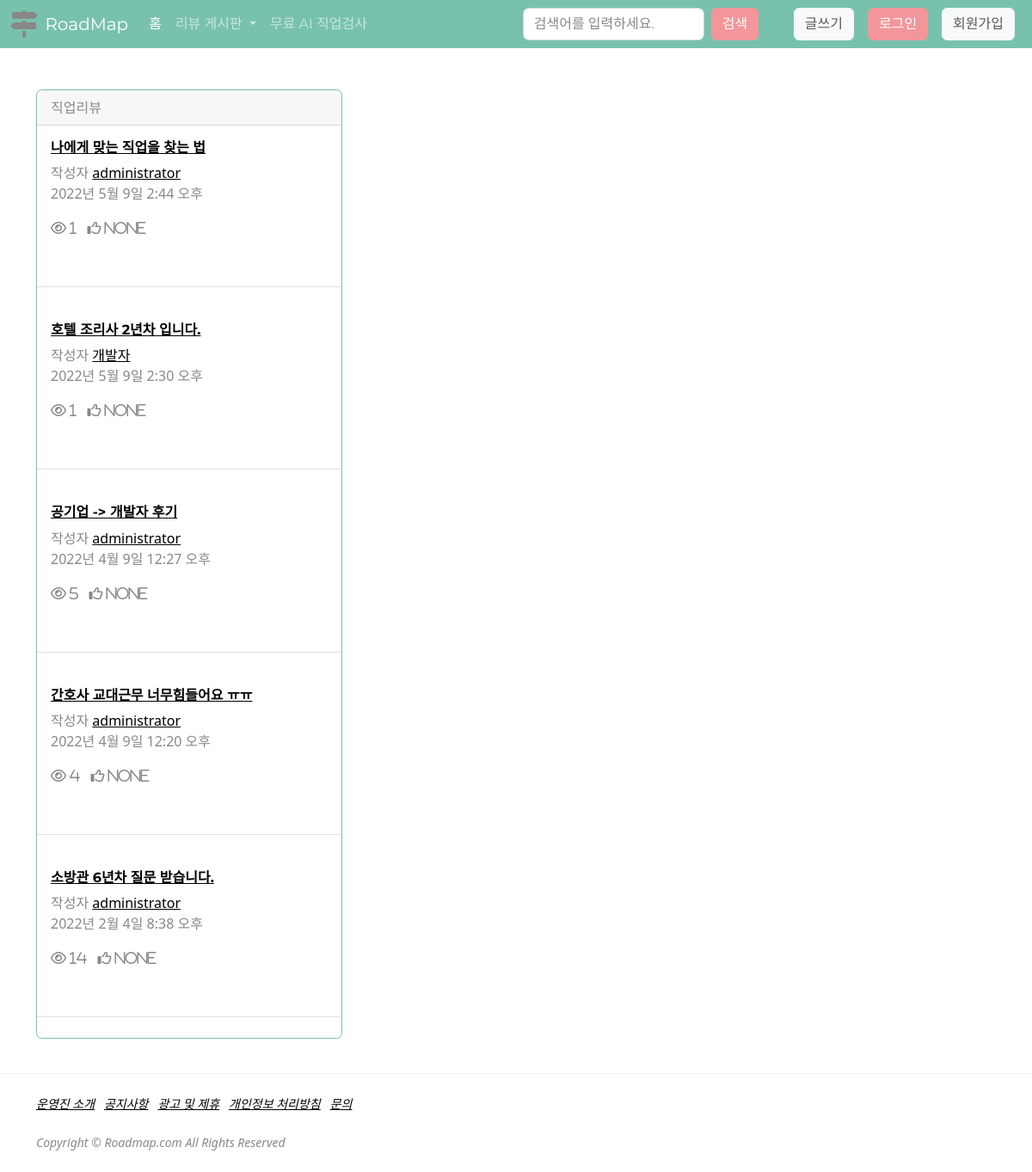
Page /board/job/ on the earlier database version.
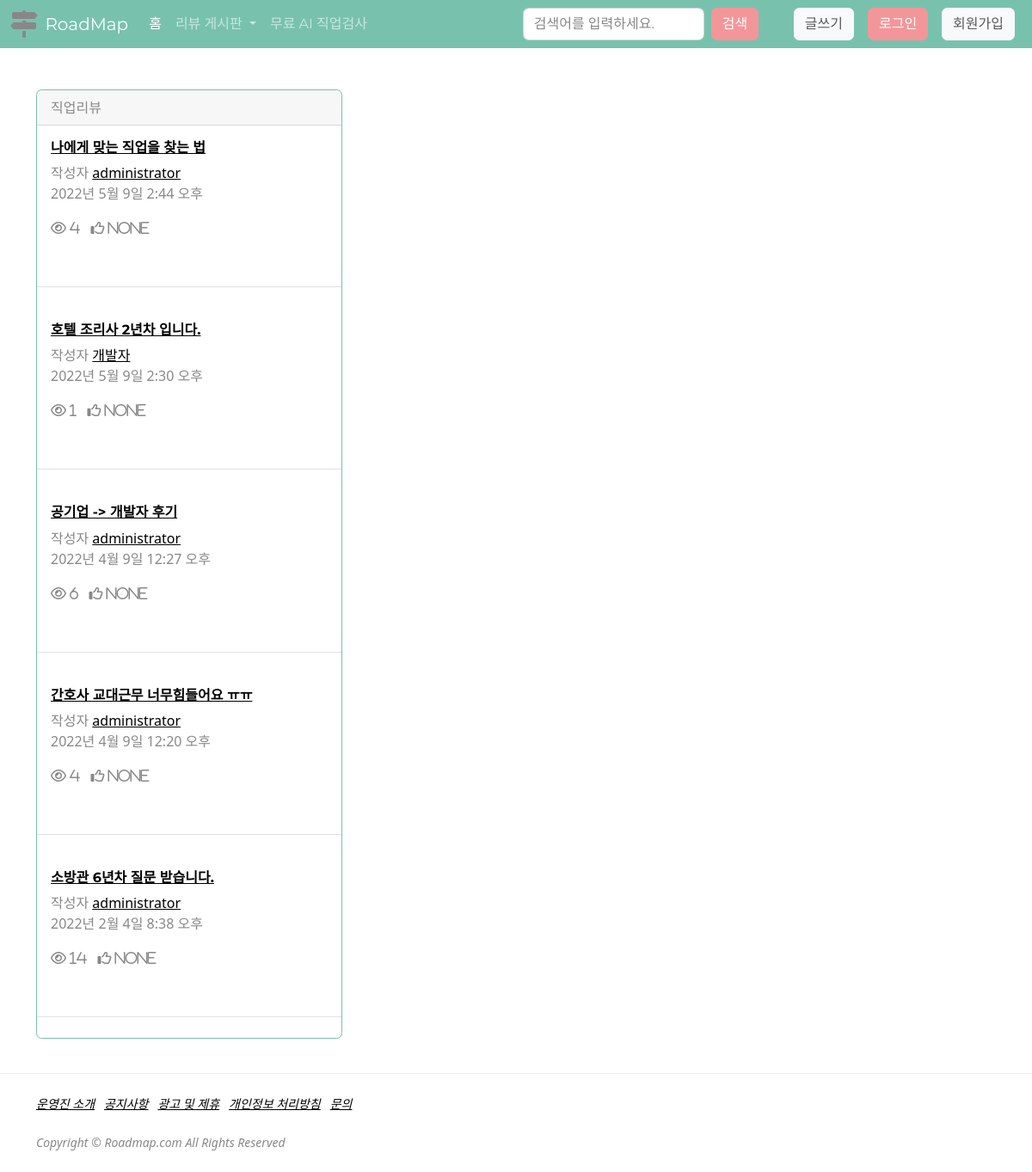
Same page on the later database version.
### board/models.py (models this page shows, shortened)
class Post(models.Model):
    title = models.CharField(max_length=200, verbose_name="제목")
    contents = models.TextField(verbose_name="내용")
    writer = models.ForeignKey(
        'user.BoardMember', on_delete=models.CASCADE, null=True, verbose_name="작성자")
    created_at = models.DateTimeField(
        auto_now_add=True, null=True, verbose_name="작성일")
    updated_at = models.DateTimeField(
        auto_now=True, null=True, verbose_name="최종수정일")
    view_count = models.PositiveIntegerField(default=0, verbose_name="조회수")
    like_count = models.IntegerField(null=True, verbose_name="좋아요수")
    name_choices = (('직업리뷰', '직업리뷰'), ('학과리뷰', '학과리뷰'))
    name = models.CharField(
        max_length=200, null=True, choices=name_choices, verbose_name="게시판명")
    class Meta:
        db_table = 'boards'
        verbose_name = '게시판'
        verbose_name_plural = '게시판'

### user/models.py (models this page shows)
class BoardMember(models.Model):
    username = models.CharField(max_length=100, verbose_name='유저ID')
    email = models.EmailField(max_length=100, verbose_name='유저메일')
    password = models.CharField(max_length=100, verbose_name='유저PW')
    created_at = models.DateTimeField(auto_now_add=True, verbose_name='가입날짜')
    updated_at = models.DateTimeField(auto_now=True, verbose_name='마지막수정일')
    def __str__(self):
        return self.username
    class Meta:
        db_table = 'boardmembers'
        verbose_name = '게시판멤버'
        verbose_name_plural = '게시판멤버'

### board/views.py (the view)
# urls.py: path('job/', views.job, name='job'),
def job(request):
    job_models = Post.objects.filter(name='직업리뷰').order_by('-id')
    return render(request, 'board.html', {'post': job_models, 'board_name': '직업'})

### board/templates/board.html (shortened to what this page needs)
{% extends "base.html" %}
{% block body %}
{% load static %}
<div class="container">
    <div class="row">
        <div class="col-sm-4">
            <div class="card border-primary mb-3" style="max-width: 25rem;">
                <div class="card-header">{{board_name}}리뷰</div>
                {% for board_detail in post %}
                <div class="card-body">
                    <a href="{% url 'board_detail' board_detail.pk %}">
                        <h6 class="card-title">{{board_detail.title}}</h6>
                    </a>
                    <p class="card-text">작성자
                        <a href="{% url 'board_detail' board_detail.pk %}">{{board_detail.writer}}</a><br>
                        {{board_detail.created_at}}
                    </p>
                    <p class="post-counter">
                        <i class="far fa-eye"> {{board_detail.view_count}}</i>
                        <i class="far fa-thumbs-up"> {{board_detail.like_count}}</i>
                </div>
                <hr class="my-4" />
                {% endfor %}
            </div>
        </div>
    </div>
</div>
{% endblock body %}

Differences in the rows shown:
changed Post "나에게 맞는 직업을 찾는 법": view_count "1" → "4"
changed Post "공기업 -> 개발자 후기": view_count "5" → "6"
